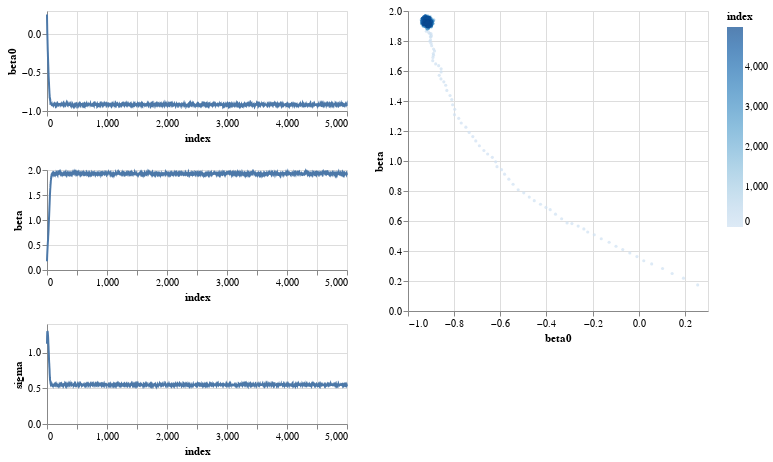

Notebook cell for this chart:
### Markdown cell above
Compared to the metropolis algorithm we see that the beta parameters quickly snap into place.
However, the sigma parameter is varying much more than anticipated. 
This must be due to the approximation error in the discretization of the stochastic differential equation.
Reducing step size should solve this problem:

### Code cell
model = BayesNet()
trainer = TrainOptimizerSGLD(model, alpha=0.005)
# Train the model (and take the time):
%time trainer.fit(data, num_steps=5000)
plot_parameter_trace(trainer)

### Figure 1 — Vega-Lite specification as saved in the notebook (floating-point values rounded to 4 significant figures; data arrays with more than 128 entries replaced by an {"elided": "..."} marker saying what was removed)
{"config": {"view": {"continuousWidth": 400, "continuousHeight": 300}}, "hconcat": [{"vconcat": [{"mark": "line", "encoding": {"x": {"type": "quantitative", "field": "index"}, "y": {"type": "quantitative", "field": "beta0"}}, "height": 100, "width": 300}, {"data": {"name": "data-586052089d1b7315b7495b77b20f1f80"}, "mark": "line", "encoding": {"x": {"type": "quantitative", "field": "index"}, "y": {"type": "quantitative", "field": "beta"}}, "height": 100, "width": 300}, {"data": {"name": "data-586052089d1b7315b7495b77b20f1f80"}, "mark": "line", "encoding": {"x": {"type": "quantitative", "field": "index"}, "y": {"type": "quantitative", "field": "sigma"}}, "height": 100, "width": 300}], "data": {"name": "data-586052089d1b7315b7495b77b20f1f80"}}, {"data": {"name": "data-586052089d1b7315b7495b77b20f1f80"}, "mark": {"type": "circle", "size": 10}, "encoding": {"color": {"type": "quantitative", "field": "index"}, "x": {"type": "quantitative", "field": "beta0"}, "y": {"type": "quantitative", "field": "beta"}}, "height": 300, "selection": {"selector003": {"type": "interval", "bind": "scales", "encodings": ["x", "y"]}}, "width": 300}], "$schema": "https://vega.github.io/schema/vega-lite/v4.8.1.json", "datasets": {"data-586052089d1b7315b7495b77b20f1f80": {"elided": "5000 records"}}}
